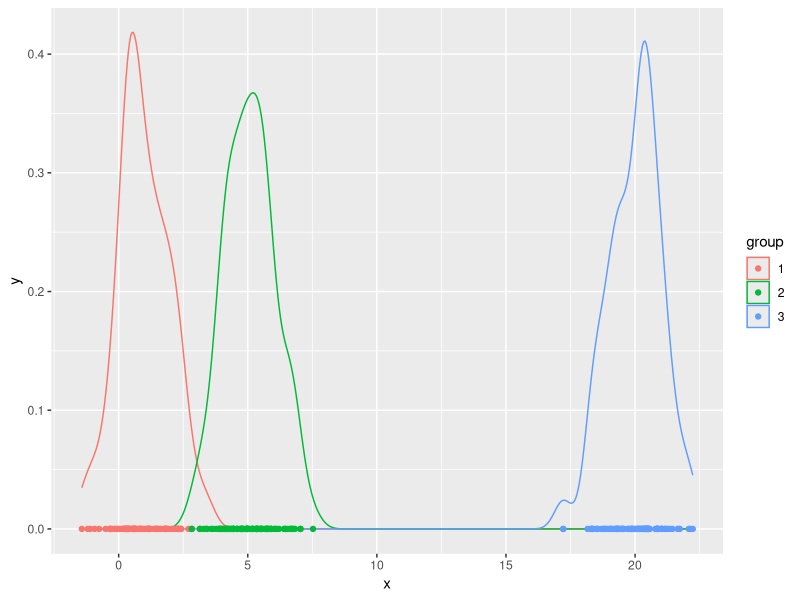
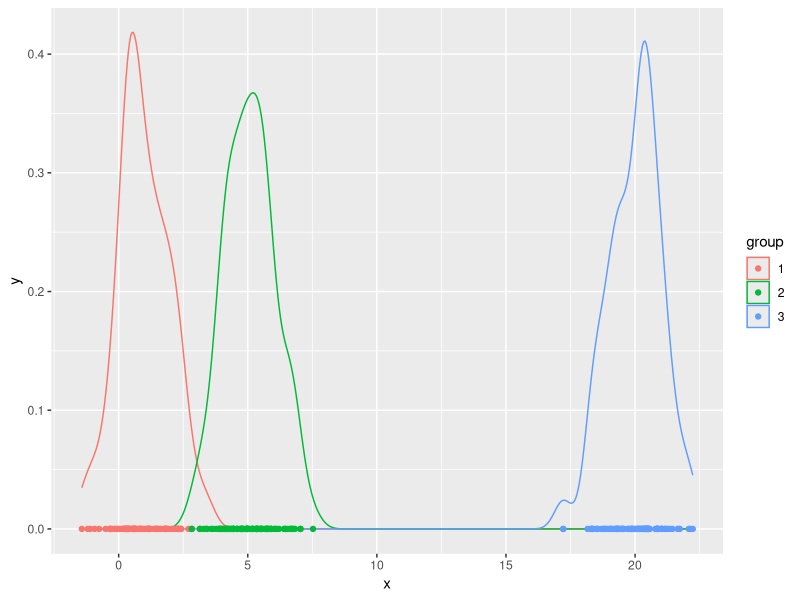
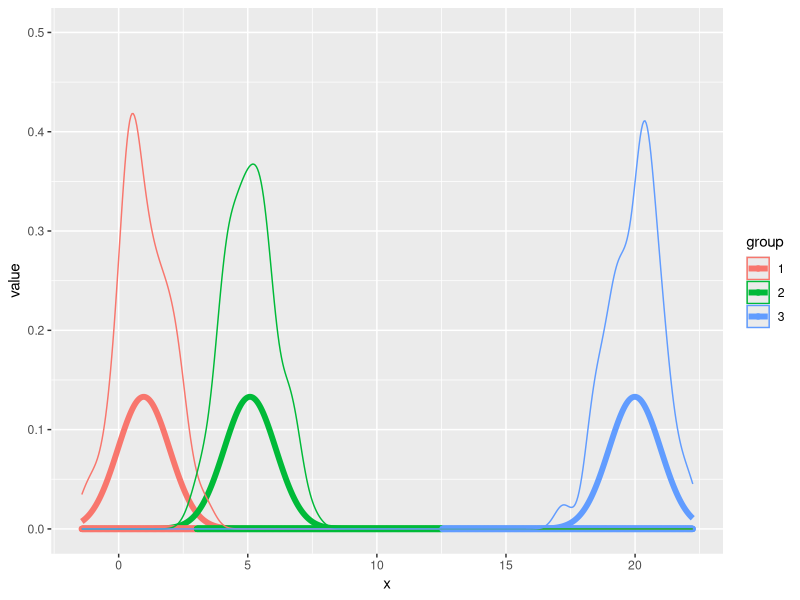
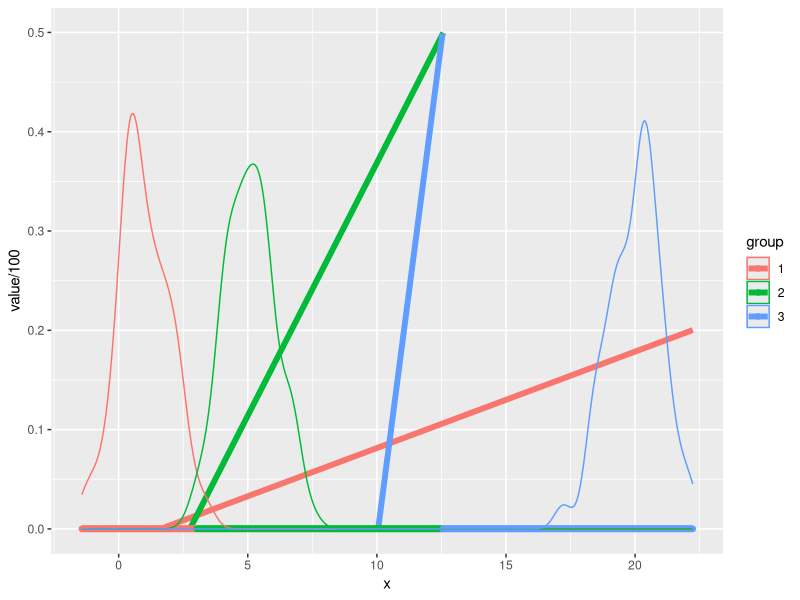

R code for these plots, in order:
## ---- chunk 1
library('ggplot2')
library('reshape2')
## ---- chunk 2
g1 <- data.frame(group=1,x = rnorm(100,1,1))
g2 <- data.frame(group=2,x = rnorm(100,5,1))
g3 <- data.frame(group=3,x = rnorm(100,20,1))
d = rbind(g1,g2,g3)
d$group <- as.factor(d$group)
## ---- chunk 3
head(d[sample(nrow(d)),])
## ---- chunk 4
ggplot(data=d,mapping=aes(x=x,color=group,group=group))+geom_density()+geom_point(mapping=aes(x=x,y=0))
## ---- chunk 5
x0=1
class=1
  
subd = d[d$group==class,]
muhat = mean(subd$x)
# pooled sd estimate
sighat = sqrt(mean(aggregate(x~group,data=d,FUN=var)[,2]))
pi_hat = mean(d$group==class)
dnorm(x0,mean=muhat,sd=sighat)*pi_hat
## ---- chunk 6
delta_lda=function(x0,class){
  subd = d[d$group==class,]
  muhat = mean(subd$x)
  sighat = sqrt(mean(aggregate(x~group,data=d,FUN=var)[,2]))
  pi_hat = mean(d$group==class)
  dnorm(x0,mean=muhat,sd=sighat)*pi_hat
}
y_hat = which.max(c(delta_lda(7,1),
    delta_lda(7,2),
    delta_lda(7,3)))
y_hat
## ---- chunk 7
delta_lda2=function(x0,class){
  subd = d[d$group==class,]
  muhat = mean(subd$x)
  sighat = sqrt(mean(aggregate(x~group,data=d,FUN=var)[,2]))
  pi_hat = mean(d$group==class)
  muhat*x0/(sighat^2) - muhat^2/(2*sighat^2)+log(pi_hat)
}
y_hat = which.max(c(delta_lda2(7,1),
    delta_lda2(7,2),
    delta_lda2(7,3)))
y_hat
## ---- chunk 8
lda_pred <- data.frame(
  '1'=delta_lda2(d$x,1),
  '2'=delta_lda2(d$x,2),
  '3'=delta_lda2(d$x,3)
)
lda_preds = apply(lda_pred,1,which.max)
sample(lda_preds,5)
## ---- chunk 9
library('MASS')
?lda
## ---- chunk 10
mod = lda(group~x,data=d)
mod
## ---- chunk 11
mod_pred = predict(mod,d)$class
sample(mod_pred,5)
## ---- chunk 12
mean(as.integer(mod_pred)!=lda_preds)
## ---- chunk 13
ests = function(predfn){
  xs = seq(min(d$x),max(d$x),.01)
  lda_pred <- data.frame(
    '1'=predfn(xs,1),
    '2'=predfn(xs,2),
    '3'=predfn(xs,3)
  )
  mlda_pred = melt(cbind(lda_pred,xs),id.vars='xs')
  colnames(mlda_pred)<-c('x','group','value')
  levels(mlda_pred$group) <- 1:3
  lda_preds = data.frame('x'=xs,apply(lda_pred,1,which.max))
  colnames(lda_preds) <- c('x','group')
  lda_preds$group <- as.factor(lda_preds$group)
  return(list(pfn=mlda_pred,preds=lda_preds))
}

ggplot(data=d,mapping=aes(x=x,color=group,group=group))+geom_density()+geom_point(mapping=aes(x=x,y=0))
## ---- chunk 14
ests_lda = ests(delta_lda)
ggplot(data=ests_lda$pfn,mapping=aes(x=x,y=value,color=group))+geom_line(size=2)+geom_point(data=ests_lda$preds,mapping=aes(x=x,y=0))+
  geom_density(data=d,mapping=aes(x=x,color=group,group=group),inherit.aes=FALSE)+ylim(0,.5)
## ---- chunk 15
ests_lda2 = ests(delta_lda2)
ggplot(data=ests_lda2$pfn,mapping=aes(x=x,y=value/100,color=group))+geom_line(size=2)+geom_point(data=ests_lda2$preds,mapping=aes(x=x,y=0))+
  geom_density(data=d,mapping=aes(x=x,color=group,group=group),inherit.aes=FALSE)+ylim(0,.5)
